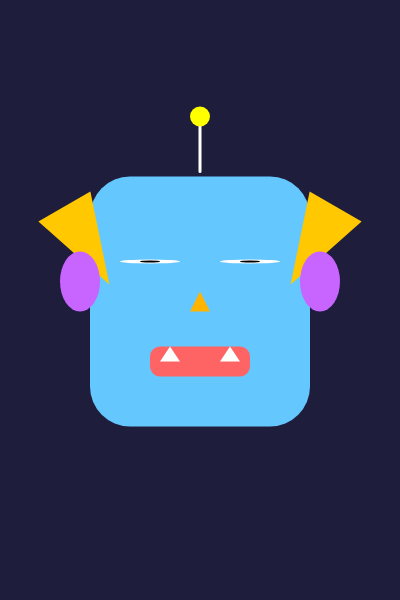
Frame 1 (no input)
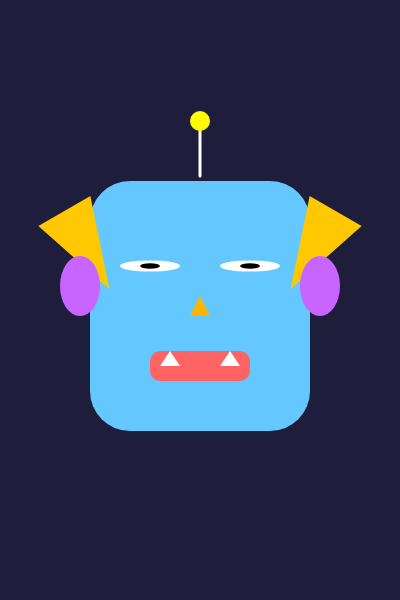
Frame 60 (no input)
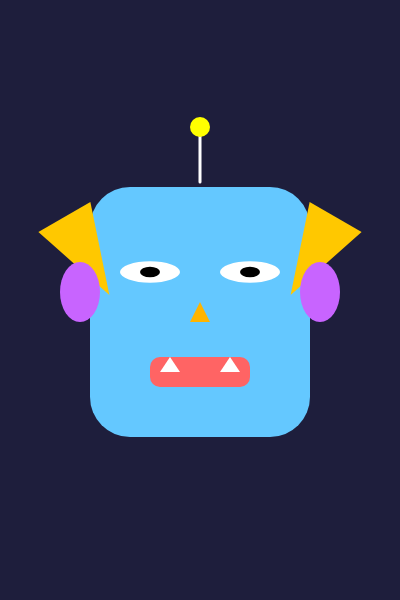
Frame 120 (the mouse pressed at the canvas centre since frame 60)

The p5.js sketch that drew these frames (run headless with seeded random() and noise() and a simulated clock; from frame 60 on, the mouse is pressed at the canvas centre):

// p5.js sketch
// ── sketch.js
let blinkSpeed = 0.1;    
let bounce = 0;          
let bounceDir = 1;      

function setup() {
  createCanvas(400, 600); 
  rectMode(CENTER);
  noStroke();
}

function draw() {
  background(30, 30, 60);

  // Bounce animation
  bounce += bounceDir * 1.5;
  if (bounce > 20 || bounce < -20) {
    bounceDir *= -1; //
  }

  // Blinking animation
  let blink = abs(sin(frameCount * blinkSpeed));

  push();
  translate(width / 2, height / 2 + bounce);

  // HEAD
  fill(100, 200, 255);
  rect(0, 0, 220, 250, 40);

  // EYES
  fill(255); // White
  ellipse(-50, -40, 60, 40 * blink);
  ellipse(50, -40, 60, 40 * blink); 

  // Pupils
  fill(0);
  ellipse(-50, -40, 20, 20 * blink);
  ellipse(50, -40, 20, 20 * blink);

  // MOUTH
  fill(255, 100, 100);
  rect(0, 60, 100, 30, 10);

  // Teeth
  fill(255);
  triangle(-30, 45, -20, 60, -40, 60);
  triangle(30, 45, 40, 60, 20, 60);

  // HORNS
  push();
  rotate(-PI / 6);
  fill(255, 200, 0); 
  triangle(-100, -150, -70, -60, -40, -150);
  pop();

  push();
  rotate(PI / 6);
  fill(255, 200, 0);
  triangle(100, -150, 70, -60, 40, -150);
  pop();

  // EARS
  fill(200, 100, 255);
  ellipse(-120, -20, 40, 60);
  ellipse(120, -20, 40, 60);

  // NOSE
  fill(255, 180, 0);
  triangle(0, -10, -10, 10, 10, 10);

  // EXTRA DETAIL: ANTENNA
  stroke(255);
  strokeWeight(3);
  line(0, -130, 0, -180); 
  noStroke();
  fill(255, 255, 0);
  ellipse(0, -185, 20, 20); 

  pop();
}
